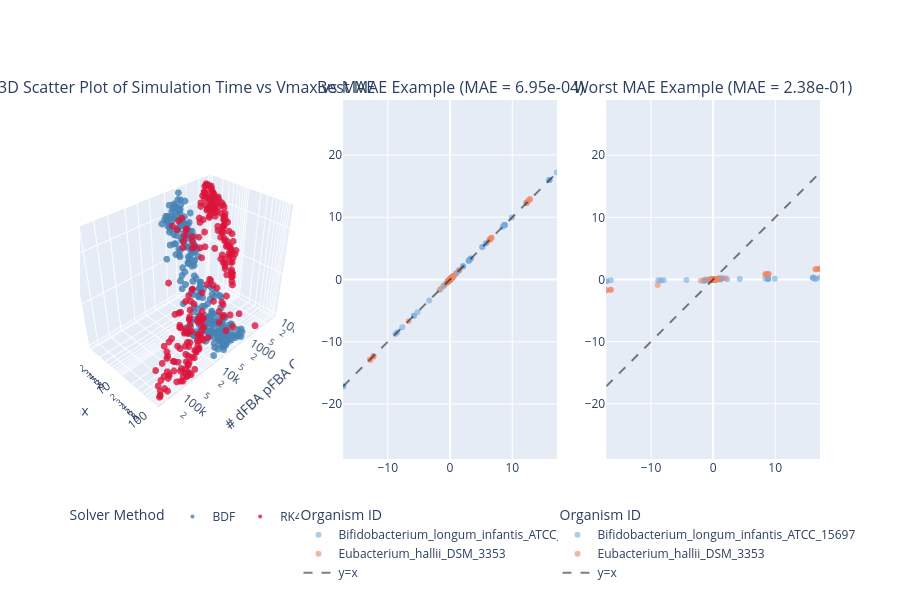

This figure's notebook cell:
### Markdown cell above
## 12. 3D efficiency scatter + best/worst-example flux comparison

### Code cell
df = df.reindex(sorted(df.index), axis=0)
times = df["dfba_termination_t"]
masks = times == 100
print(sum(masks), "out of", len(masks), "simulations terminated without convergence")

zero_error_mask = (eq_df["MAE_all"] == 0) & (eq_df["RPE_all"] == 0)
print(sum(zero_error_mask), "out of", len(zero_error_mask), "simulations have 0 error")
zero_growth_mask = eq_df["Sum_Abs_Flux"] == 0
print(sum(zero_growth_mask), "out of", len(zero_growth_mask), "simulations have 0 growth")
singleton_mask = df["N_models"] == 1
print(sum(singleton_mask), "out of", len(singleton_mask), "simulations have N_models == 1")

filter_mask = ~zero_growth_mask & ~singleton_mask

eq_df = eq_df.reindex(sorted(eq_df.index), axis=0)
gifba_df = gifba_df.reindex(sorted(eq_df.index), axis=0)
dfba_df = dfba_df.reindex(sorted(eq_df.index), axis=0)

eq_df_filtered = eq_df[filter_mask]
gifba_df_filtered = gifba_df[filter_mask]
dfba_df_filtered = dfba_df[filter_mask]


X_data = dfba_df_filtered["dfba_pfba_calls"].values
X_lab = "# dFBA pFBA Calls"
X_scale = "log"

if config.name == "AH_BI":
    Y_data = dfba_df_filtered["vmax"].values
    Y_lab = "Vmax"
    Y_scale = "log"
    yvar= "vmax"
else:
    Y_data = gifba_df_filtered["gifba_pfba_calls"].values
    # Y_lab = "log10( pFBA Call Ratio)"
    # Y_scale = "linear"
    Y_lab = "# giFBA pFBA Calls"
    Y_scale = "log"
    yvar= "log-pfba-ratio"

Z_data = eq_df_filtered["MAE_all"].values
Z_lab = "MAE"
Z_scale = "linear"

fig = make_subplots(
    rows=1,
    cols=3,
    specs=[[{"type": "scene"}, {"type": "xy"}, {"type": "xy"}]],
    subplot_titles=(
        "3D Scatter Plot of Simulation Time vs Vmax vs MAE",
        "Best MAE Example (MAE = {:.2e})".format(eq_df_filtered["MAE_all"].min()),
        "Worst MAE Example (MAE = {:.2e})".format(eq_df_filtered["MAE_all"].max()),
    ),
)

solver_methods = (dfba_df_filtered.solver_method == "RK45").to_numpy().astype(int)
bdf_mask = solver_methods == 0
rk45_mask = solver_methods == 1

fig.add_trace(
    go.Scatter3d(
        x=X_data[bdf_mask], y=Y_data[bdf_mask], z=Z_data[bdf_mask],
        mode="markers", name="BDF",
        marker=dict(size=4, color="steelblue", opacity=0.8),
        legend="legend",
    ),
    row=1, col=1,
)
fig.add_trace(
    go.Scatter3d(
        x=X_data[rk45_mask], y=Y_data[rk45_mask], z=Z_data[rk45_mask],
        mode="markers", name="RK45",
        marker=dict(size=4, color="crimson", opacity=0.8),
        legend="legend",
    ),
    row=1, col=1,
)

# Find best and worst MAE runs to show in the 2nd & 3rd subplots. Unlike the
# original AH_BI-only version, organism coloring/labels are derived per run
# from the actual columns/model_names present (works for any N organisms).
best_idx = eq_df_filtered["MAE_all"].idxmin()
worst_idx = eq_df_filtered["MAE_all"].idxmax()

gifba_best = gifba_fluxes_df_common.loc[best_idx]
dfba_best = dfba_fluxes_df_common.loc[best_idx].reindex(gifba_best.index)
best_color_map = bau.build_org_color_map(gifba_best.index.map(bau.get_org_index), tol.light)
best_bounds = bau.add_flux_traces(fig, gifba_best, dfba_best, model_names.get(best_idx), best_color_map, "legend2", 2)

gifba_worst = gifba_fluxes_df_common.loc[worst_idx]
dfba_worst = dfba_fluxes_df_common.loc[worst_idx].reindex(gifba_worst.index)
worst_color_map = bau.build_org_color_map(gifba_worst.index.map(bau.get_org_index), tol.light)
worst_bounds = bau.add_flux_traces(fig, gifba_worst, dfba_worst, model_names.get(worst_idx), worst_color_map, "legend3", 3)

# Extract parameter values for best and worst MAE examples
param_cols = bau.present(
    ["vmax", "km", "rel_abund", "y0_factor", "y0_offset", "solver_method",
     "early_stop_window", "early_stop_tol", "gifba_iter_converged",
     "gifba_periodicity", "dfba_pfba_calls", "gifba_pfba_calls", "dfba_solve_time", "gifba_solve_time",
     "log10_time_ratio", "log10_pfba_call_ratio"
     ],
    df,
)
best_params = df.loc[best_idx, param_cols]
worst_params = df.loc[worst_idx, param_cols]

fig.update_layout(
    scene=dict(
        xaxis_title=X_lab,
        yaxis_title=Y_lab,
        zaxis_title=Z_lab,
        xaxis=dict(type=X_scale, showgrid=True, zeroline=True, showticklabels=True),
        yaxis=dict(type=Y_scale, showgrid=True, zeroline=True, showticklabels=True),
        zaxis=dict(type=Z_scale, showgrid=True, zeroline=True, showticklabels=True),
    ),
    height=600,
    showlegend=True,
    legend=dict(
        title=dict(text="Solver Method"),
        orientation="h", x=0.15, y=-0.12, xanchor="center", yanchor="top",
    ),
    legend2=dict(
        title=dict(text="Organism ID"),
        orientation="v", x=0.50, y=-0.12, xanchor="center", yanchor="top",
    ),
    legend3=dict(
        title=dict(text="Organism ID"),
        orientation="v", x=0.85, y=-0.12, xanchor="center", yanchor="top",
    ),
)
fig.update_scenes(
    camera=dict(
        eye=dict(
            x=1.8, y=1.8, z=1.8
        )  # Increase values from default (~1.25) to zoom out
    ),
    row=1,
    col=1,
)

# Pin both 2D panels to the same x/y range and a 1:1 visual aspect ratio, so
# the y=x reference line reads as a true diagonal rather than being skewed by
# independently auto-scaled axes.
fig.update_xaxes(range=best_bounds, scaleanchor="y", scaleratio=1, row=1, col=2)
fig.update_yaxes(range=best_bounds, row=1, col=2)
fig.update_xaxes(range=worst_bounds, scaleanchor="y2", scaleratio=1, row=1, col=3)
fig.update_yaxes(range=worst_bounds, row=1, col=3)

fig.show()
fig.write_html(FIG_DIR / f"3d_scatter_efficiency_{yvar}_mae_{config.name}.html")

# Hyperparameters for these two runs are reported as a plain table in the
# notebook output, not drawn onto the figure itself.
params_table = pd.DataFrame({"Best Run": best_params, "Worst Run": worst_params})
display(params_table)

### Figure 1 — Plotly figure (JSON) as saved in the notebook; plotly's stock layout.template omitted (floating-point values rounded to 4 significant figures; data arrays with more than 128 entries replaced by an {"elided": "..."} marker saying what was removed)
{"data": [{"legend": "legend", "marker": {"color": "steelblue", "opacity": 0.8, "size": 4}, "mode": "markers", "name": "BDF", "scene": "scene", "type": "scatter3d", "x": {"elided": "248 int values"}, "y": {"elided": "248 float values"}, "z": {"elided": "248 float values"}}, {"legend": "legend", "marker": {"color": "crimson", "opacity": 0.8, "size": 4}, "mode": "markers", "name": "RK45", "scene": "scene", "type": "scatter3d", "x": {"elided": "252 int values"}, "y": {"elided": "252 float values"}, "z": {"elided": "252 float values"}}, {"hovertemplate": "<b>%{text}</b><br>giFBA: %{x:.4g}<br>dFBA: %{y:.4g}<extra>Bifidobacterium_longum_infantis_ATCC_15697</extra>", "legend": "legend2", "marker": {"color": "#77AADD", "opacity": 0.6}, "mode": "markers", "name": "Bifidobacterium_longum_infantis_ATCC_15697", "text": {"elided": "411 str values"}, "type": "scatter", "x": {"elided": "411 float values"}, "xaxis": "x", "y": {"elided": "411 float values"}, "yaxis": "y"}, {"hovertemplate": "<b>%{text}</b><br>giFBA: %{x:.4g}<br>dFBA: %{y:.4g}<extra>Eubacterium_hallii_DSM_3353</extra>", "legend": "legend2", "marker": {"color": "#EE8866", "opacity": 0.6}, "mode": "markers", "name": "Eubacterium_hallii_DSM_3353", "text": {"elided": "433 str values"}, "type": "scatter", "x": {"elided": "433 float values"}, "xaxis": "x", "y": {"elided": "433 float values"}, "yaxis": "y"}, {"legend": "legend2", "line": {"color": "rgba(0, 0, 0, 0.5)", "dash": "dash"}, "mode": "lines", "name": "y=x", "type": "scatter", "x": [-17.17, 17.17], "xaxis": "x", "y": [-17.17, 17.17], "yaxis": "y"}, {"hovertemplate": "<b>%{text}</b><br>giFBA: %{x:.4g}<br>dFBA: %{y:.4g}<extra>Bifidobacterium_longum_infantis_ATCC_15697</extra>", "legend": "legend3", "marker": {"color": "#77AADD", "opacity": 0.6}, "mode": "markers", "name": "Bifidobacterium_longum_infantis_ATCC_15697", "text": {"elided": "411 str values"}, "type": "scatter", "x": {"elided": "411 float values"}, "xaxis": "x2", "y": {"elided": "411 float values"}, "yaxis": "y2"}, {"hovertemplate": "<b>%{text}</b><br>giFBA: %{x:.4g}<br>dFBA: %{y:.4g}<extra>Eubacterium_hallii_DSM_3353</extra>", "legend": "legend3", "marker": {"color": "#EE8866", "opacity": 0.6}, "mode": "markers", "name": "Eubacterium_hallii_DSM_3353", "text": {"elided": "433 str values"}, "type": "scatter", "x": {"elided": "433 float values"}, "xaxis": "x2", "y": {"elided": "433 float values"}, "yaxis": "y2"}, {"legend": "legend3", "line": {"color": "rgba(0, 0, 0, 0.5)", "dash": "dash"}, "mode": "lines", "name": "y=x", "type": "scatter", "x": [-17.21, 17.21], "xaxis": "x2", "y": [-17.21, 17.21], "yaxis": "y2"}], "layout": {"annotations": [{"font": {"size": 16}, "showarrow": false, "text": "3D Scatter Plot of Simulation Time vs Vmax vs MAE", "x": 0.1444, "xanchor": "center", "xref": "paper", "y": 1, "yanchor": "bottom", "yref": "paper"}, {"font": {"size": 16}, "showarrow": false, "text": "Best MAE Example (MAE = 6.95e-04)", "x": 0.5, "xanchor": "center", "xref": "paper", "y": 1, "yanchor": "bottom", "yref": "paper"}, {"font": {"size": 16}, "showarrow": false, "text": "Worst MAE Example (MAE = 2.38e-01)", "x": 0.8556, "xanchor": "center", "xref": "paper", "y": 1, "yanchor": "bottom", "yref": "paper"}], "height": 600, "legend": {"orientation": "h", "title": {"text": "Solver Method"}, "x": 0.15, "xanchor": "center", "y": -0.12, "yanchor": "top"}, "legend2": {"orientation": "v", "title": {"text": "Organism ID"}, "x": 0.5, "xanchor": "center", "y": -0.12, "yanchor": "top"}, "legend3": {"orientation": "v", "title": {"text": "Organism ID"}, "x": 0.85, "xanchor": "center", "y": -0.12, "yanchor": "top"}, "scene": {"camera": {"eye": {"x": 1.8, "y": 1.8, "z": 1.8}}, "domain": {"x": [0, 0.2889], "y": [0, 1]}, "xaxis": {"showgrid": true, "showticklabels": true, "title": {"text": "# dFBA pFBA Calls"}, "type": "log", "zeroline": true}, "yaxis": {"showgrid": true, "showticklabels": true, "title": {"text": "Vmax"}, "type": "log", "zeroline": true}, "zaxis": {"showgrid": true, "showticklabels": true, "title": {"text": "MAE"}, "type": "linear", "zeroline": true}}, "showlegend": true, "xaxis": {"anchor": "y", "domain": [0.3556, 0.6444], "range": [-17.17, 17.17], "scaleanchor": "y", "scaleratio": 1}, "xaxis2": {"anchor": "y2", "domain": [0.7111, 1], "range": [-17.21, 17.21], "scaleanchor": "y2", "scaleratio": 1}, "yaxis": {"anchor": "x", "domain": [0, 1], "range": [-17.17, 17.17]}, "yaxis2": {"anchor": "x2", "domain": [0, 1], "range": [-17.21, 17.21]}}}
